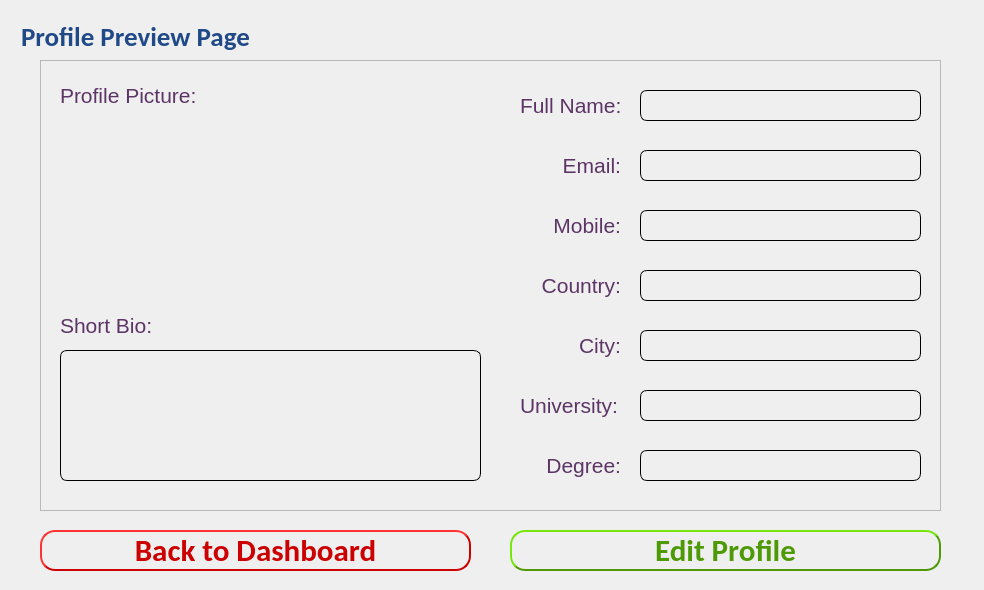
<?xml version="1.0" encoding="UTF-8"?>
<ui version="4.0">
 <class>register_window</class>
 <widget class="QMainWindow" name="register_window">
  <property name="windowModality">
   <enum>Qt::NonModal</enum>
  </property>
  <property name="geometry">
   <rect>
    <x>0</x>
    <y>0</y>
    <width>984</width>
    <height>590</height>
   </rect>
  </property>
  <property name="font">
   <font>
    <weight>50</weight>
    <bold>false</bold>
   </font>
  </property>
  <property name="windowTitle">
   <string>Yinshe CrowdFund App</string>
  </property>
  <property name="autoFillBackground">
   <bool>false</bool>
  </property>
  <property name="tabShape">
   <enum>QTabWidget::Rounded</enum>
  </property>
  <widget class="QWidget" name="centralwidget">
   <widget class="QPushButton" name="edit_button">
    <property name="geometry">
     <rect>
      <x>510</x>
      <y>530</y>
      <width>431</width>
      <height>41</height>
     </rect>
    </property>
    <property name="font">
     <font>
      <family>Calibri</family>
      <pointsize>23</pointsize>
      <weight>75</weight>
      <bold>true</bold>
     </font>
    </property>
    <property name="cursor">
     <cursorShape>PointingHandCursor</cursorShape>
    </property>
    <property name="styleSheet">
     <string notr="true">color: rgb(78, 154, 6);
border-style: outset;
border-width: 2px;
border-radius: 15px;
padding: 4px;</string>
    </property>
    <property name="text">
     <string>Edit Profile</string>
    </property>
    <property name="flat">
     <bool>false</bool>
    </property>
   </widget>
   <widget class="QLabel" name="main_label_2">
    <property name="geometry">
     <rect>
      <x>10</x>
      <y>20</y>
      <width>251</width>
      <height>31</height>
     </rect>
    </property>
    <property name="palette">
     <palette>
      <active>
       <colorrole role="WindowText">
        <brush brushstyle="SolidPattern">
         <color alpha="255">
          <red>0</red>
          <green>0</green>
          <blue>0</blue>
         </color>
        </brush>
       </colorrole>
       <colorrole role="Button">
        <brush brushstyle="SolidPattern">
         <color alpha="255">
          <red>52</red>
          <green>101</green>
          <blue>164</blue>
         </color>
        </brush>
       </colorrole>
       <colorrole role="Light">
        <brush brushstyle="SolidPattern">
         <color alpha="255">
          <red>78</red>
          <green>152</green>
          <blue>246</blue>
         </color>
        </brush>
       </colorrole>
       <colorrole role="Midlight">
        <brush brushstyle="SolidPattern">
         <color alpha="255">
          <red>65</red>
          <green>126</green>
          <blue>205</blue>
         </color>
        </brush>
       </colorrole>
       <colorrole role="Dark">
        <brush brushstyle="SolidPattern">
         <color alpha="255">
          <red>26</red>
          <green>50</green>
          <blue>82</blue>
         </color>
        </brush>
       </colorrole>
       <colorrole role="Mid">
        <brush brushstyle="SolidPattern">
         <color alpha="255">
          <red>34</red>
          <green>67</green>
          <blue>109</blue>
         </color>
        </brush>
       </colorrole>
       <colorrole role="Text">
        <brush brushstyle="SolidPattern">
         <color alpha="255">
          <red>0</red>
          <green>0</green>
          <blue>0</blue>
         </color>
        </brush>
       </colorrole>
       <colorrole role="BrightText">
        <brush brushstyle="SolidPattern">
         <color alpha="255">
          <red>255</red>
          <green>255</green>
          <blue>255</blue>
         </color>
        </brush>
       </colorrole>
       <colorrole role="ButtonText">
        <brush brushstyle="SolidPattern">
         <color alpha="255">
          <red>0</red>
          <green>0</green>
          <blue>0</blue>
         </color>
        </brush>
       </colorrole>
       <colorrole role="Base">
        <brush brushstyle="SolidPattern">
         <color alpha="255">
          <red>255</red>
          <green>255</green>
          <blue>255</blue>
         </color>
        </brush>
       </colorrole>
       <colorrole role="Window">
        <brush brushstyle="SolidPattern">
         <color alpha="255">
          <red>52</red>
          <green>101</green>
          <blue>164</blue>
         </color>
        </brush>
       </colorrole>
       <colorrole role="Shadow">
        <brush brushstyle="SolidPattern">
         <color alpha="255">
          <red>0</red>
          <green>0</green>
          <blue>0</blue>
         </color>
        </brush>
       </colorrole>
       <colorrole role="AlternateBase">
        <brush brushstyle="SolidPattern">
         <color alpha="255">
          <red>153</red>
          <green>178</green>
          <blue>209</blue>
         </color>
        </brush>
       </colorrole>
       <colorrole role="ToolTipBase">
        <brush brushstyle="SolidPattern">
         <color alpha="255">
          <red>255</red>
          <green>255</green>
          <blue>220</blue>
         </color>
        </brush>
       </colorrole>
       <colorrole role="ToolTipText">
        <brush brushstyle="SolidPattern">
         <color alpha="255">
          <red>0</red>
          <green>0</green>
          <blue>0</blue>
         </color>
        </brush>
       </colorrole>
       <colorrole role="PlaceholderText">
        <brush brushstyle="NoBrush">
         <color alpha="128">
          <red>0</red>
          <green>0</green>
          <blue>0</blue>
         </color>
        </brush>
       </colorrole>
      </active>
      <inactive>
       <colorrole role="WindowText">
        <brush brushstyle="SolidPattern">
         <color alpha="255">
          <red>0</red>
          <green>0</green>
          <blue>0</blue>
         </color>
        </brush>
       </colorrole>
       <colorrole role="Button">
        <brush brushstyle="SolidPattern">
         <color alpha="255">
          <red>52</red>
          <green>101</green>
          <blue>164</blue>
         </color>
        </brush>
       </colorrole>
       <colorrole role="Light">
        <brush brushstyle="SolidPattern">
         <color alpha="255">
          <red>78</red>
          <green>152</green>
          <blue>246</blue>
         </color>
        </brush>
       </colorrole>
       <colorrole role="Midlight">
        <brush brushstyle="SolidPattern">
         <color alpha="255">
          <red>65</red>
          <green>126</green>
          <blue>205</blue>
         </color>
        </brush>
       </colorrole>
       <colorrole role="Dark">
        <brush brushstyle="SolidPattern">
         <color alpha="255">
          <red>26</red>
          <green>50</green>
          <blue>82</blue>
         </color>
        </brush>
       </colorrole>
       <colorrole role="Mid">
        <brush brushstyle="SolidPattern">
         <color alpha="255">
          <red>34</red>
          <green>67</green>
          <blue>109</blue>
         </color>
        </brush>
       </colorrole>
       <colorrole role="Text">
        <brush brushstyle="SolidPattern">
         <color alpha="255">
          <red>0</red>
          <green>0</green>
          <blue>0</blue>
         </color>
        </brush>
       </colorrole>
       <colorrole role="BrightText">
        <brush brushstyle="SolidPattern">
         <color alpha="255">
          <red>255</red>
          <green>255</green>
          <blue>255</blue>
         </color>
        </brush>
       </colorrole>
       <colorrole role="ButtonText">
        <brush brushstyle="SolidPattern">
         <color alpha="255">
          <red>0</red>
          <green>0</green>
          <blue>0</blue>
         </color>
        </brush>
       </colorrole>
       <colorrole role="Base">
        <brush brushstyle="SolidPattern">
         <color alpha="255">
          <red>255</red>
          <green>255</green>
          <blue>255</blue>
         </color>
        </brush>
       </colorrole>
       <colorrole role="Window">
        <brush brushstyle="SolidPattern">
         <color alpha="255">
          <red>52</red>
          <green>101</green>
          <blue>164</blue>
         </color>
        </brush>
       </colorrole>
       <colorrole role="Shadow">
        <brush brushstyle="SolidPattern">
         <color alpha="255">
          <red>0</red>
          <green>0</green>
          <blue>0</blue>
         </color>
        </brush>
       </colorrole>
       <colorrole role="AlternateBase">
        <brush brushstyle="SolidPattern">
         <color alpha="255">
          <red>153</red>
          <green>178</green>
          <blue>209</blue>
         </color>
        </brush>
       </colorrole>
       <colorrole role="ToolTipBase">
        <brush brushstyle="SolidPattern">
         <color alpha="255">
          <red>255</red>
          <green>255</green>
          <blue>220</blue>
         </color>
        </brush>
       </colorrole>
       <colorrole role="ToolTipText">
        <brush brushstyle="SolidPattern">
         <color alpha="255">
          <red>0</red>
          <green>0</green>
          <blue>0</blue>
         </color>
        </brush>
       </colorrole>
       <colorrole role="PlaceholderText">
        <brush brushstyle="NoBrush">
         <color alpha="128">
          <red>0</red>
          <green>0</green>
          <blue>0</blue>
         </color>
        </brush>
       </colorrole>
      </inactive>
      <disabled>
       <colorrole role="WindowText">
        <brush brushstyle="SolidPattern">
         <color alpha="255">
          <red>26</red>
          <green>50</green>
          <blue>82</blue>
         </color>
        </brush>
       </colorrole>
       <colorrole role="Button">
        <brush brushstyle="SolidPattern">
         <color alpha="255">
          <red>52</red>
          <green>101</green>
          <blue>164</blue>
         </color>
        </brush>
       </colorrole>
       <colorrole role="Light">
        <brush brushstyle="SolidPattern">
         <color alpha="255">
          <red>78</red>
          <green>152</green>
          <blue>246</blue>
         </color>
        </brush>
       </colorrole>
       <colorrole role="Midlight">
        <brush brushstyle="SolidPattern">
         <color alpha="255">
          <red>65</red>
          <green>126</green>
          <blue>205</blue>
         </color>
        </brush>
       </colorrole>
       <colorrole role="Dark">
        <brush brushstyle="SolidPattern">
         <color alpha="255">
          <red>26</red>
          <green>50</green>
          <blue>82</blue>
         </color>
        </brush>
       </colorrole>
       <colorrole role="Mid">
        <brush brushstyle="SolidPattern">
         <color alpha="255">
          <red>34</red>
          <green>67</green>
          <blue>109</blue>
         </color>
        </brush>
       </colorrole>
       <colorrole role="Text">
        <brush brushstyle="SolidPattern">
         <color alpha="255">
          <red>26</red>
          <green>50</green>
          <blue>82</blue>
         </color>
        </brush>
       </colorrole>
       <colorrole role="BrightText">
        <brush brushstyle="SolidPattern">
         <color alpha="255">
          <red>255</red>
          <green>255</green>
          <blue>255</blue>
         </color>
        </brush>
       </colorrole>
       <colorrole role="ButtonText">
        <brush brushstyle="SolidPattern">
         <color alpha="255">
          <red>26</red>
          <green>50</green>
          <blue>82</blue>
         </color>
        </brush>
       </colorrole>
       <colorrole role="Base">
        <brush brushstyle="SolidPattern">
         <color alpha="255">
          <red>52</red>
          <green>101</green>
          <blue>164</blue>
         </color>
        </brush>
       </colorrole>
       <colorrole role="Window">
        <brush brushstyle="SolidPattern">
         <color alpha="255">
          <red>52</red>
          <green>101</green>
          <blue>164</blue>
         </color>
        </brush>
       </colorrole>
       <colorrole role="Shadow">
        <brush brushstyle="SolidPattern">
         <color alpha="255">
          <red>0</red>
          <green>0</green>
          <blue>0</blue>
         </color>
        </brush>
       </colorrole>
       <colorrole role="AlternateBase">
        <brush brushstyle="SolidPattern">
         <color alpha="255">
          <red>52</red>
          <green>101</green>
          <blue>164</blue>
         </color>
        </brush>
       </colorrole>
       <colorrole role="ToolTipBase">
        <brush brushstyle="SolidPattern">
         <color alpha="255">
          <red>255</red>
          <green>255</green>
          <blue>220</blue>
         </color>
        </brush>
       </colorrole>
       <colorrole role="ToolTipText">
        <brush brushstyle="SolidPattern">
         <color alpha="255">
          <red>0</red>
          <green>0</green>
          <blue>0</blue>
         </color>
        </brush>
       </colorrole>
       <colorrole role="PlaceholderText">
        <brush brushstyle="NoBrush">
         <color alpha="128">
          <red>0</red>
          <green>0</green>
          <blue>0</blue>
         </color>
        </brush>
       </colorrole>
      </disabled>
     </palette>
    </property>
    <property name="font">
     <font>
      <family>Calibri</family>
      <pointsize>20</pointsize>
      <weight>75</weight>
      <bold>true</bold>
     </font>
    </property>
    <property name="layoutDirection">
     <enum>Qt::LeftToRight</enum>
    </property>
    <property name="frameShape">
     <enum>QFrame::NoFrame</enum>
    </property>
    <property name="text">
     <string>&lt;html&gt;&lt;head/&gt;&lt;body&gt;&lt;p&gt;&lt;span style=&quot; color:#204a87;&quot;&gt;Profile Preview Page&lt;/span&gt;&lt;/p&gt;&lt;/body&gt;&lt;/html&gt;</string>
    </property>
    <property name="alignment">
     <set>Qt::AlignCenter</set>
    </property>
   </widget>
   <widget class="QFrame" name="frame">
    <property name="geometry">
     <rect>
      <x>40</x>
      <y>60</y>
      <width>901</width>
      <height>451</height>
     </rect>
    </property>
    <property name="frameShape">
     <enum>QFrame::StyledPanel</enum>
    </property>
    <property name="frameShadow">
     <enum>QFrame::Raised</enum>
    </property>
    <widget class="QLabel" name="label_2">
     <property name="geometry">
      <rect>
       <x>20</x>
       <y>250</y>
       <width>121</width>
       <height>31</height>
      </rect>
     </property>
     <property name="font">
      <font>
       <pointsize>16</pointsize>
      </font>
     </property>
     <property name="text">
      <string>&lt;html&gt;&lt;head/&gt;&lt;body&gt;&lt;p&gt;&lt;span style=&quot; color:#5c3566;&quot;&gt;Short Bio:&lt;/span&gt;&lt;/p&gt;&lt;/body&gt;&lt;/html&gt;</string>
     </property>
     <property name="buddy">
      <cstring>bio</cstring>
     </property>
    </widget>
    <widget class="QPlainTextEdit" name="bio">
     <property name="enabled">
      <bool>false</bool>
     </property>
     <property name="geometry">
      <rect>
       <x>20</x>
       <y>290</y>
       <width>421</width>
       <height>131</height>
      </rect>
     </property>
     <property name="font">
      <font>
       <pointsize>16</pointsize>
      </font>
     </property>
     <property name="styleSheet">
      <string notr="true">border-style: outset;
border-width: 1px;
border-radius: 7px;
padding: 4px;</string>
     </property>
     <property name="plainText">
      <string/>
     </property>
    </widget>
    <widget class="QLabel" name="label_9">
     <property name="geometry">
      <rect>
       <x>480</x>
       <y>270</y>
       <width>101</width>
       <height>31</height>
      </rect>
     </property>
     <property name="font">
      <font>
       <pointsize>16</pointsize>
      </font>
     </property>
     <property name="text">
      <string>&lt;html&gt;&lt;head/&gt;&lt;body&gt;&lt;p align=&quot;right&quot;&gt;&lt;span style=&quot; color:#5c3566;&quot;&gt;City:&lt;/span&gt;&lt;/p&gt;&lt;/body&gt;&lt;/html&gt;</string>
     </property>
    </widget>
    <widget class="QLabel" name="label_10">
     <property name="geometry">
      <rect>
       <x>480</x>
       <y>330</y>
       <width>101</width>
       <height>31</height>
      </rect>
     </property>
     <property name="font">
      <font>
       <pointsize>16</pointsize>
      </font>
     </property>
     <property name="text">
      <string>&lt;html&gt;&lt;head/&gt;&lt;body&gt;&lt;p&gt;&lt;span style=&quot; color:#5c3566;&quot;&gt;University:&lt;/span&gt;&lt;/p&gt;&lt;/body&gt;&lt;/html&gt;</string>
     </property>
    </widget>
    <widget class="QLabel" name="label_11">
     <property name="geometry">
      <rect>
       <x>480</x>
       <y>390</y>
       <width>101</width>
       <height>31</height>
      </rect>
     </property>
     <property name="font">
      <font>
       <pointsize>16</pointsize>
      </font>
     </property>
     <property name="text">
      <string>&lt;html&gt;&lt;head/&gt;&lt;body&gt;&lt;p align=&quot;right&quot;&gt;&lt;span style=&quot; color:#5c3566;&quot;&gt;Degree:&lt;/span&gt;&lt;/p&gt;&lt;/body&gt;&lt;/html&gt;</string>
     </property>
    </widget>
    <widget class="QLabel" name="label_12">
     <property name="geometry">
      <rect>
       <x>480</x>
       <y>210</y>
       <width>101</width>
       <height>31</height>
      </rect>
     </property>
     <property name="font">
      <font>
       <pointsize>16</pointsize>
      </font>
     </property>
     <property name="text">
      <string>&lt;html&gt;&lt;head/&gt;&lt;body&gt;&lt;p align=&quot;right&quot;&gt;&lt;span style=&quot; color:#5c3566;&quot;&gt;Country:&lt;/span&gt;&lt;/p&gt;&lt;/body&gt;&lt;/html&gt;</string>
     </property>
    </widget>
    <widget class="QLabel" name="full_name">
     <property name="geometry">
      <rect>
       <x>600</x>
       <y>30</y>
       <width>281</width>
       <height>31</height>
      </rect>
     </property>
     <property name="styleSheet">
      <string notr="true">border-style: outset;
border-width: 1px;
border-radius: 7px;
padding: 4px;</string>
     </property>
     <property name="text">
      <string/>
     </property>
    </widget>
    <widget class="QLabel" name="label_13">
     <property name="geometry">
      <rect>
       <x>480</x>
       <y>30</y>
       <width>101</width>
       <height>31</height>
      </rect>
     </property>
     <property name="font">
      <font>
       <pointsize>16</pointsize>
      </font>
     </property>
     <property name="text">
      <string>&lt;html&gt;&lt;head/&gt;&lt;body&gt;&lt;p align=&quot;right&quot;&gt;&lt;span style=&quot; color:#5c3566;&quot;&gt;Full Name:&lt;/span&gt;&lt;/p&gt;&lt;/body&gt;&lt;/html&gt;</string>
     </property>
    </widget>
    <widget class="QLabel" name="email">
     <property name="geometry">
      <rect>
       <x>600</x>
       <y>90</y>
       <width>281</width>
       <height>31</height>
      </rect>
     </property>
     <property name="styleSheet">
      <string notr="true">border-style: outset;
border-width: 1px;
border-radius: 7px;
padding: 4px;</string>
     </property>
     <property name="text">
      <string/>
     </property>
    </widget>
    <widget class="QLabel" name="label_14">
     <property name="geometry">
      <rect>
       <x>480</x>
       <y>90</y>
       <width>101</width>
       <height>31</height>
      </rect>
     </property>
     <property name="font">
      <font>
       <pointsize>16</pointsize>
      </font>
     </property>
     <property name="text">
      <string>&lt;html&gt;&lt;head/&gt;&lt;body&gt;&lt;p align=&quot;right&quot;&gt;&lt;span style=&quot; color:#5c3566;&quot;&gt;Email:&lt;/span&gt;&lt;/p&gt;&lt;/body&gt;&lt;/html&gt;</string>
     </property>
    </widget>
    <widget class="QLabel" name="label_4">
     <property name="geometry">
      <rect>
       <x>20</x>
       <y>20</y>
       <width>141</width>
       <height>31</height>
      </rect>
     </property>
     <property name="font">
      <font>
       <pointsize>16</pointsize>
      </font>
     </property>
     <property name="text">
      <string>&lt;html&gt;&lt;head/&gt;&lt;body&gt;&lt;p&gt;&lt;span style=&quot; color:#5c3566;&quot;&gt;Profile Picture:&lt;/span&gt;&lt;/p&gt;&lt;/body&gt;&lt;/html&gt;</string>
     </property>
     <property name="buddy">
      <cstring>bio</cstring>
     </property>
    </widget>
    <widget class="QLabel" name="country">
     <property name="geometry">
      <rect>
       <x>600</x>
       <y>210</y>
       <width>281</width>
       <height>31</height>
      </rect>
     </property>
     <property name="styleSheet">
      <string notr="true">border-style: outset;
border-width: 1px;
border-radius: 7px;
padding: 4px;</string>
     </property>
     <property name="text">
      <string/>
     </property>
    </widget>
    <widget class="QLabel" name="city">
     <property name="geometry">
      <rect>
       <x>600</x>
       <y>270</y>
       <width>281</width>
       <height>31</height>
      </rect>
     </property>
     <property name="styleSheet">
      <string notr="true">border-style: outset;
border-width: 1px;
border-radius: 7px;
padding: 4px;</string>
     </property>
     <property name="text">
      <string/>
     </property>
    </widget>
    <widget class="QLabel" name="degree">
     <property name="geometry">
      <rect>
       <x>600</x>
       <y>390</y>
       <width>281</width>
       <height>31</height>
      </rect>
     </property>
     <property name="styleSheet">
      <string notr="true">border-style: outset;
border-width: 1px;
border-radius: 7px;
padding: 4px;</string>
     </property>
     <property name="text">
      <string/>
     </property>
    </widget>
    <widget class="QLabel" name="university">
     <property name="geometry">
      <rect>
       <x>600</x>
       <y>330</y>
       <width>281</width>
       <height>31</height>
      </rect>
     </property>
     <property name="styleSheet">
      <string notr="true">border-style: outset;
border-width: 1px;
border-radius: 7px;
padding: 4px;</string>
     </property>
     <property name="text">
      <string/>
     </property>
    </widget>
    <widget class="QLabel" name="mobile">
     <property name="geometry">
      <rect>
       <x>600</x>
       <y>150</y>
       <width>281</width>
       <height>31</height>
      </rect>
     </property>
     <property name="styleSheet">
      <string notr="true">border-style: outset;
border-width: 1px;
border-radius: 7px;
padding: 4px;</string>
     </property>
     <property name="text">
      <string/>
     </property>
    </widget>
    <widget class="QLabel" name="label_23">
     <property name="geometry">
      <rect>
       <x>480</x>
       <y>150</y>
       <width>101</width>
       <height>31</height>
      </rect>
     </property>
     <property name="font">
      <font>
       <pointsize>16</pointsize>
      </font>
     </property>
     <property name="text">
      <string>&lt;html&gt;&lt;head/&gt;&lt;body&gt;&lt;p align=&quot;right&quot;&gt;&lt;span style=&quot; color:#5c3566;&quot;&gt;Mobile:&lt;/span&gt;&lt;/p&gt;&lt;/body&gt;&lt;/html&gt;</string>
     </property>
    </widget>
    <widget class="QLabel" name="image_view">
     <property name="geometry">
      <rect>
       <x>220</x>
       <y>30</y>
       <width>220</width>
       <height>220</height>
      </rect>
     </property>
     <property name="text">
      <string/>
     </property>
    </widget>
    <zorder>image_view</zorder>
    <zorder>label_2</zorder>
    <zorder>bio</zorder>
    <zorder>label_9</zorder>
    <zorder>label_10</zorder>
    <zorder>label_11</zorder>
    <zorder>label_12</zorder>
    <zorder>full_name</zorder>
    <zorder>label_13</zorder>
    <zorder>email</zorder>
    <zorder>label_14</zorder>
    <zorder>label_4</zorder>
    <zorder>country</zorder>
    <zorder>city</zorder>
    <zorder>degree</zorder>
    <zorder>university</zorder>
    <zorder>mobile</zorder>
    <zorder>label_23</zorder>
   </widget>
   <widget class="QPushButton" name="dashboard_button">
    <property name="geometry">
     <rect>
      <x>40</x>
      <y>530</y>
      <width>431</width>
      <height>41</height>
     </rect>
    </property>
    <property name="font">
     <font>
      <family>Calibri</family>
      <pointsize>23</pointsize>
      <weight>75</weight>
      <bold>true</bold>
     </font>
    </property>
    <property name="cursor">
     <cursorShape>PointingHandCursor</cursorShape>
    </property>
    <property name="styleSheet">
     <string notr="true">color: rgb(204, 0, 0);
border-style: outset;
border-width: 2px;
border-radius: 15px;
padding: 4px;</string>
    </property>
    <property name="text">
     <string>Back to Dashboard</string>
    </property>
    <property name="flat">
     <bool>false</bool>
    </property>
   </widget>
  </widget>
 </widget>
 <tabstops>
  <tabstop>bio</tabstop>
  <tabstop>edit_button</tabstop>
  <tabstop>dashboard_button</tabstop>
 </tabstops>
 <resources/>
 <connections/>
</ui>
